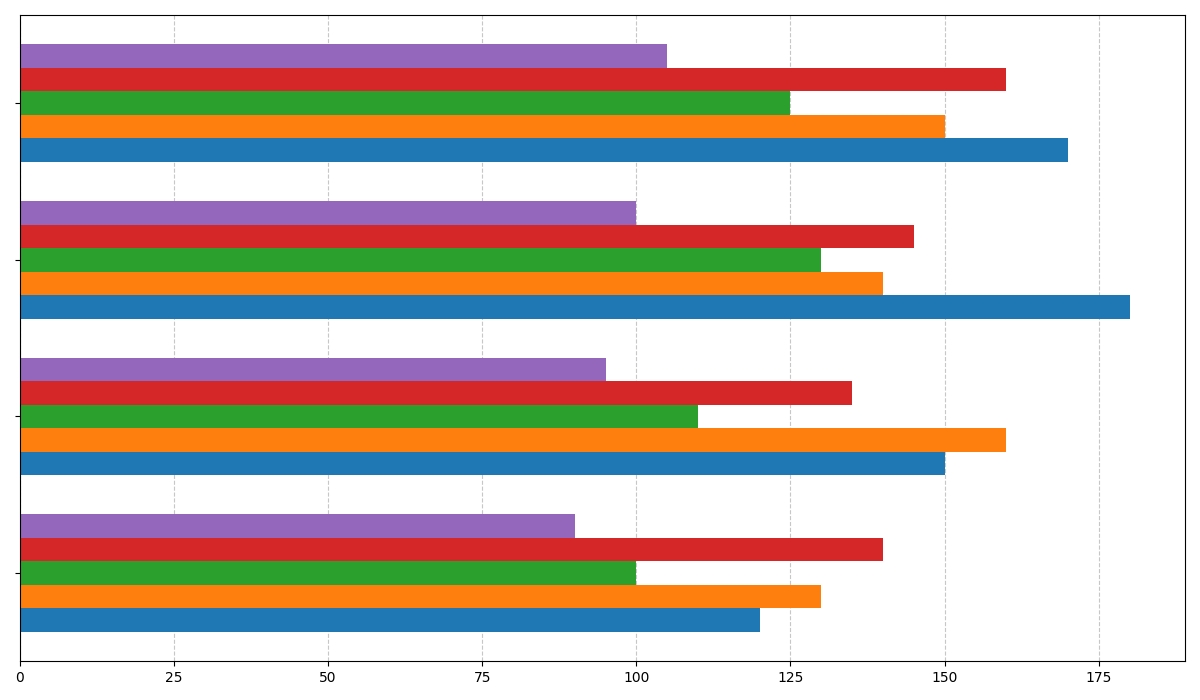

Generate this figure with Python:
import matplotlib.pyplot as plt
import numpy as np

genres = ['Fiction', 'Non-Fiction', 'Mystery', 'Fantasy', 'Biography']
quarters = ['Q1', 'Q2', 'Q3', 'Q4']

# Data (number of books sold in thousands)
books_sold = [
    [120, 150, 180, 170],  # Fiction
    [130, 160, 140, 150],  # Non-Fiction
    [100, 110, 130, 125],  # Mystery
    [140, 135, 145, 160],  # Fantasy
    [90, 95, 100, 105]     # Biography
]

books_sold = np.array(books_sold)

fig, ax = plt.subplots(figsize=(12, 7))

bar_height = 0.15
y_indices = np.arange(len(quarters))

colors = ['#1f77b4', '#ff7f0e', '#2ca02c', '#d62728', '#9467bd']
for i in range(len(genres)):
    ax.barh(y_indices + i * bar_height, books_sold[i], height=bar_height, color=colors[i])

# Removed text annotations
# Removed axis labels and title
ax.set_yticks(y_indices + bar_height * 2)
ax.set_yticklabels([''] * len(quarters))  # Removed group labels
plt.yticks(rotation=20)

ax.legend(frameon=False)  # Removed legend title

ax.xaxis.grid(True, linestyle='--', alpha=0.7)
ax.set_axisbelow(True)

plt.tight_layout()
plt.show()
